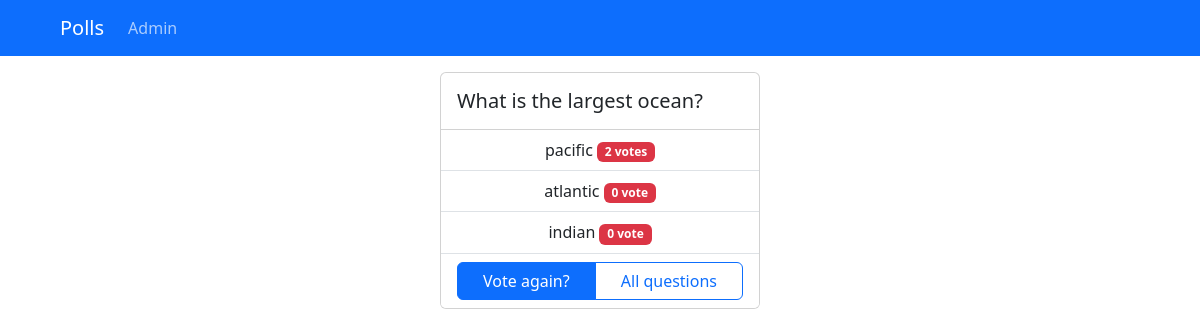
The page /polls/11/results/ on the database as committed earlier.
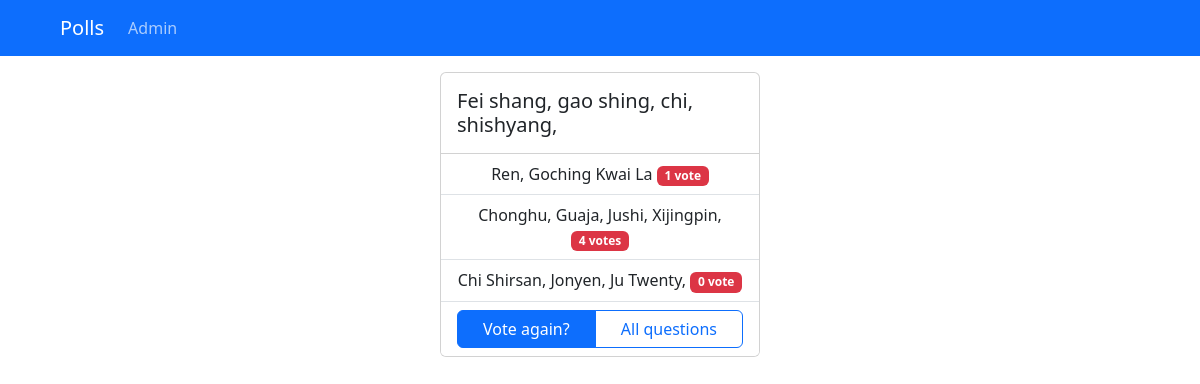
The same page on the database as committed later.
### polls/models.py (models this page shows, shortened)
class Question(models.Model):
    set = models.ForeignKey(Set, on_delete=models.CASCADE)
    question_text = models.CharField(max_length=200)
    pub_date = models.DateTimeField("date published")
    votes_num = models.IntegerField(default=0)

class Choice(models.Model):
    question = models.ForeignKey(Question, on_delete=models.CASCADE)
    choice_text = models.CharField(max_length=200)
    votes = models.IntegerField(default=0)

### polls/views.py (the view)
# urls.py: path("<int:pk>/results/", views.ResultsView.as_view(), name="results"),
class ResultsView(generic.DetailView):
    model = Question
    template_name = "polls/results.html"

### polls/templates/polls/results.html (shortened to what this page needs)
{% include "./partials/head.html" %}
  <body>
    {% include "./partials/navbar.html" %}
    <main class="container">
      <div class="d-flex justify-content-center align-items-start" style="height: 80vh;">
        <div>
          <div class="card" style="width: 20rem;">
          <h5 class="m-3">{{question.question_text}}</h5>
          <ul class="list-group list-group-flush">
            {% for choice in question.choice_set.all%}
            <li class="list-group-item text-center">
              {{ choice.choice_text }} <span class="badge text-bg-danger">{{ choice.votes }} vote{%if choice.votes > 1%}s{%endif%}</span>
            </li>
            {%endfor%}
            <li class="list-group-item d-flex justify-content-center">
              <div class="btn-group" style="width: 20rem;">
                <a class="btn btn-primary" href="{% url 'polls:detail' question.id %}">Vote again?</a>
              <a class="btn btn-outline-primary" href="{% url 'polls:index' %}">All questions</a>
              </div>
            </li>
          </ul>
          </div>
        </div>
      </div>
    </main>
  </body>
</html>

### polls/templates/polls/partials/head.html (shortened to what this page needs)
<!DOCTYPE html>
<html lang="en">
  <head>
    {% load static %}
    <link
      rel="stylesheet"
      href="{% static 'polls/bootstrap/bootstrap.css' %}"
    />
    <link rel="stylesheet" href="{% static 'polls/style.css' %}" />
  </head>
</html>

### polls/templates/polls/partials/navbar.html (shortened to what this page needs)
<nav class="navbar navbar-expand-lg bg-primary mb-3 px-5" data-bs-theme="dark">
  <div class="container-fluid">
    <a class="navbar-brand" href="/polls">Polls</a>
    <div class="collapse navbar-collapse" id="navbarNav">
      <ul class="navbar-nav">
        <li class="nav-item">
          <a class="nav-link" href="/admin" target="_blank">Admin</a>
        </li>
      </ul>
    </div>
  </div>
</nav>

### polls/static/polls/style.css (style rules this page uses)
li a { color: black; }

Rows that differ between the two databases and show on the page:
removed Choice: choice_text "pacific", votes "2"
removed Choice: choice_text "atlantic", votes "0"
removed Choice: choice_text "indian", votes "0"
changed Question: question_text "What is the largest ocean?" → "Fei shang, gao shing, chi, shishyang,"
added Choice: choice_text "Ren, Goching Kwai La", votes "1"
added Choice: choice_text "Chonghu, Guaja, Jushi, Xijingpin,", votes "4"
added Choice: choice_text "Chi Shirsan, Jonyen, Ju Twenty,", votes "0"
